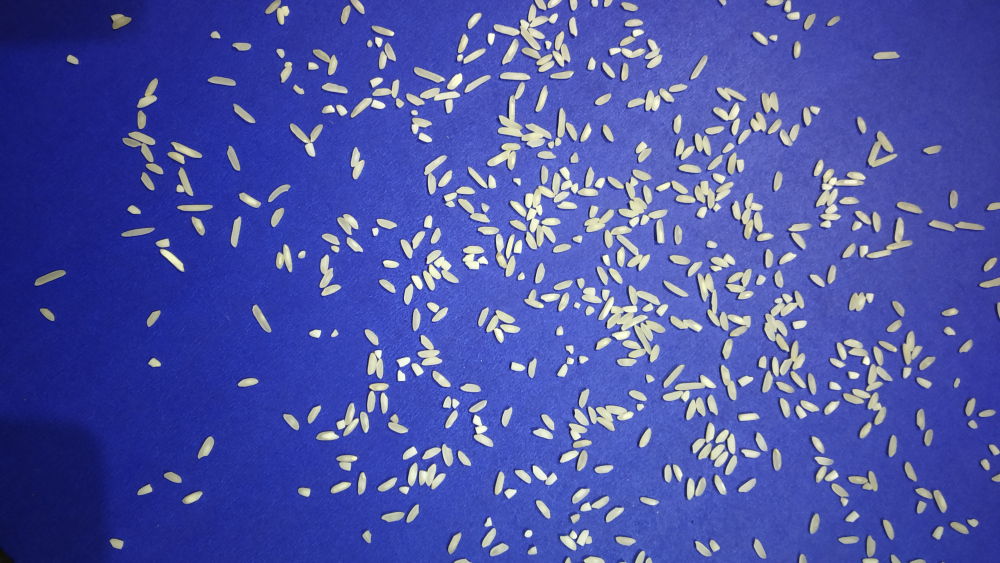
#> input picture Computer Vision Assignment/image_1.jpg, 4000 x 2250 px (shown at 1/4 size)
$ jupyter execute --allow-errors Computer_Vision_Assignment.ipynb
#> lines starting #> are read from the running program, lines starting #| are printed output that depends on the picture; after the words box and inside, x2 and y2 are one past the last pixel; in counts of white or black regions, pixels touching at a corner belong together
[cell 1]
import cv2
import cv2 as cv
import numpy as np
from matplotlib import pyplot as plt
import pandas as pd
import csv

#Importing PIL library for working with Images
from PIL import Image

#Collab not support cv2.imshow method thus, importing cv2.imshow method for better Image visualization
from google.colab.patches import cv2_imshow

#Importing asarray method from numpy for dealing with pixels of Images
from numpy import asarray

import matplotlib.image as mpimg

#Importing ndimage from scipy as this package contains various functions for multidimensional image processing.
from scipy import ndimage

#Importing filters, features, measures and color from skimage
from skimage import filters, feature, measure, color

#Importing Watershed for touching Grains sepration
from skimage.segmentation import watershed

[cell 2]
#Defining show function for displaying  image with custom X and Y cordinates

def show(image,x=30,y=7):
  img=cv2.cvtColor(image, cv2.COLOR_BGR2RGB)
  plt.figure(figsize=(x,y))
  plt.imshow(img)

[cell 3]
img1 = cv2.imread("image_1.jpg")
#> img1 is the input picture: shape (2250, 4000, 3); mean B, G, R 166.5, 83.2, 74.8
img2 = cv2.imread("image_2.jpg")
img3 = cv2.imread("image_3.jpg")
img4 = cv2.imread("image_4.jpg")
img5 = cv2.imread("image_5.jpg")
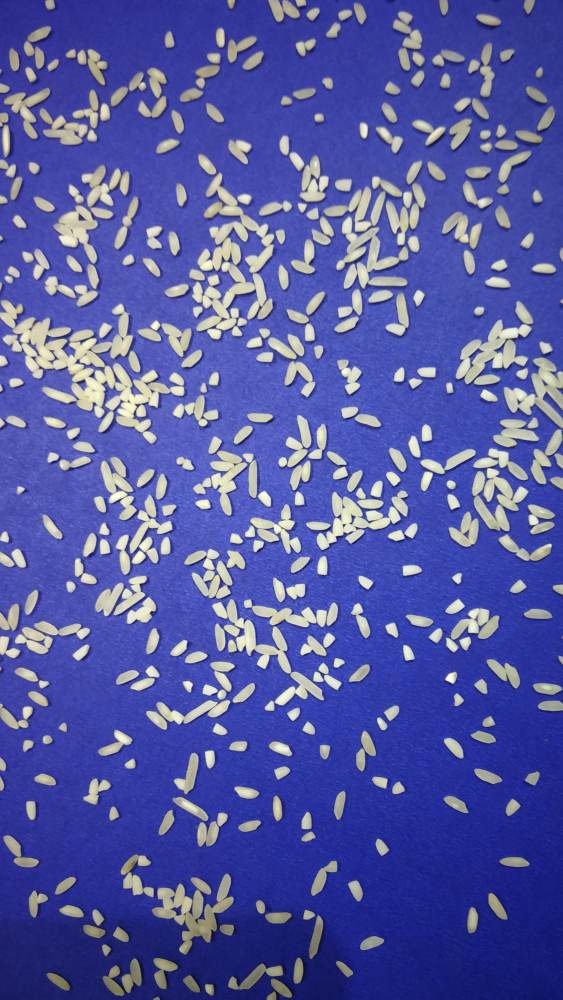
#> input picture Computer Vision Assignment/image_5.jpg, 2250 x 4000 px (shown at 1/4 size)
#> img5 is the input picture: shape (4000, 2250, 3); mean B, G, R 162.6, 89.7, 84.3

[cell 4]
show(img1,25,5)
#> (the rest of this cell did not finish here and is left out)

show(img3,25,5)
show(img4,25,5)
show(img5,25,5)

[cell 5]
#Converting BGR Image to Gray for Image thresholding and further Image-Preprocessing application
grayscale_Image1 = cv2.cvtColor(img1, cv2.COLOR_BGR2GRAY)
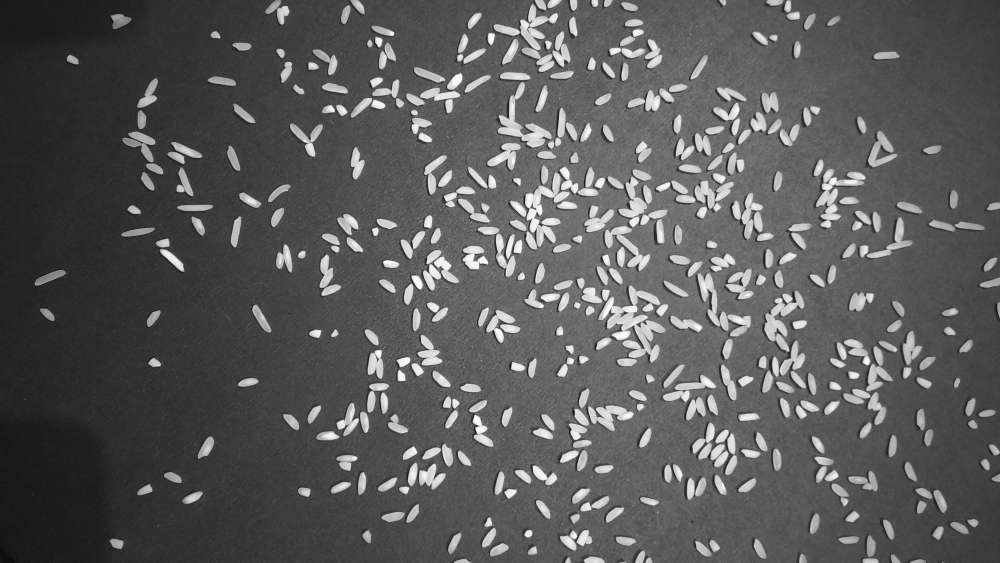
#> grayscale_Image1: shape (2250, 4000) (shown at 1/4 size); min 6, max 254, mean 90.2
ret1, thresh_img1 = cv2.threshold(grayscale_Image1, 120, 255, cv2.THRESH_BINARY) #120, 255 mentions the grayscale scale values
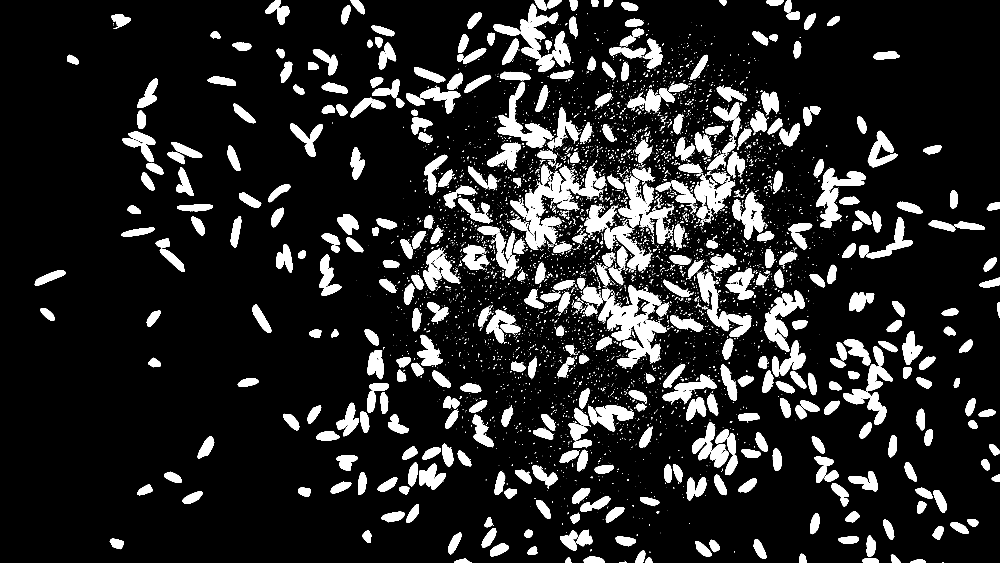
#> thresh_img1: shape (2250, 4000) (shown at 1/4 size); 13.5% white; 6259 white regions (5234 under 20 px), largest, box (x1, y1, x2, y2) and area: (2393, 1140, 2667, 1452) 33113, (2100, 684, 2284, 990) 18478, (1991, 327, 2208, 591) 16276

#> (the rest of this cell did not finish here and is left out)

#> (a cell that did not finish here is left out)

[cell 7]
# Noise removal
kernel = np.ones((3),np.uint8)
clear_image1 = cv2.morphologyEx(thresh_img1,cv2.MORPH_OPEN, kernel, iterations=8)
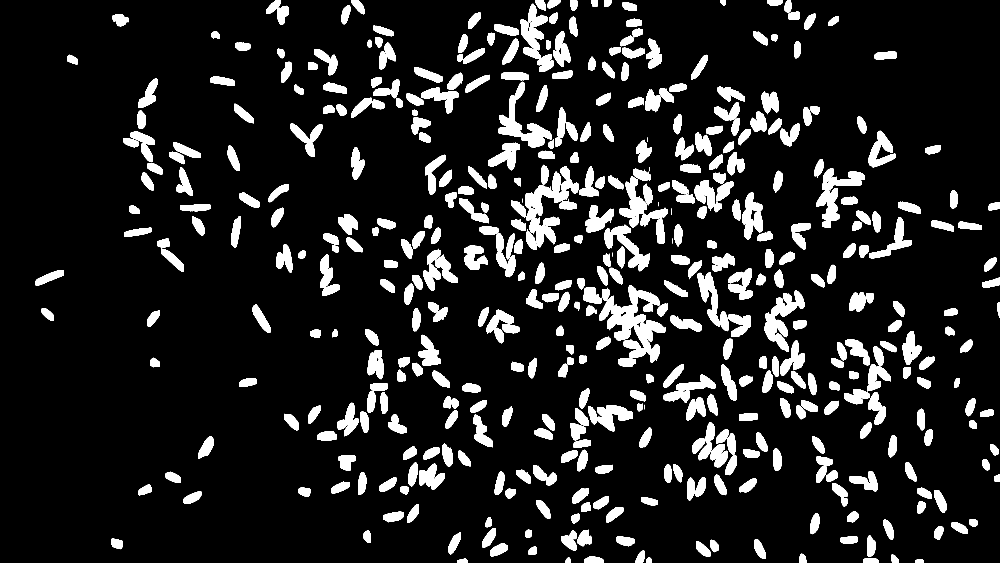
#> clear_image1: shape (2250, 4000) (shown at 1/4 size); 12.4% white; 482 white regions (8 under 20 px), largest, box (x1, y1, x2, y2) and area: (2397, 1140, 2659, 1452) 32112, (2101, 686, 2276, 990) 17843, (3267, 674, 3458, 912) 15262

kernel = np.ones((3),np.uint8)
#> (the rest of this cell did not finish here and is left out)

[cell 8]
#Copying the preprocessed image as label_image
label_image1 = clear_image1.copy()

#Creating a label_count variable to the count the number of grains in the image
label_count1 = 0

#Shape function for getting height and width
rows, cols = label_image1.shape
#> rows = 2250; cols = 4000

#Looping through the pixel of image using rows and column of image
for j in range(rows):
    for i in range(cols):
        pixel = label_image1[j, i]

        #Here there is single channel with 2 pixel intensities, Either 0 or 255. 0 represent black portion, where 255 represent grains (White).
        #Counting the total number of pixel with intensity 255
        if 255 == pixel:
            label_count1 += 1

            ##Applying floodFill method of opencv which will help in filling the backgroud that will ultimately helps in couting the contoured grain easily
            cv.floodFill(label_image1, None, (i, j), label_count1)

# show(label_image1)
